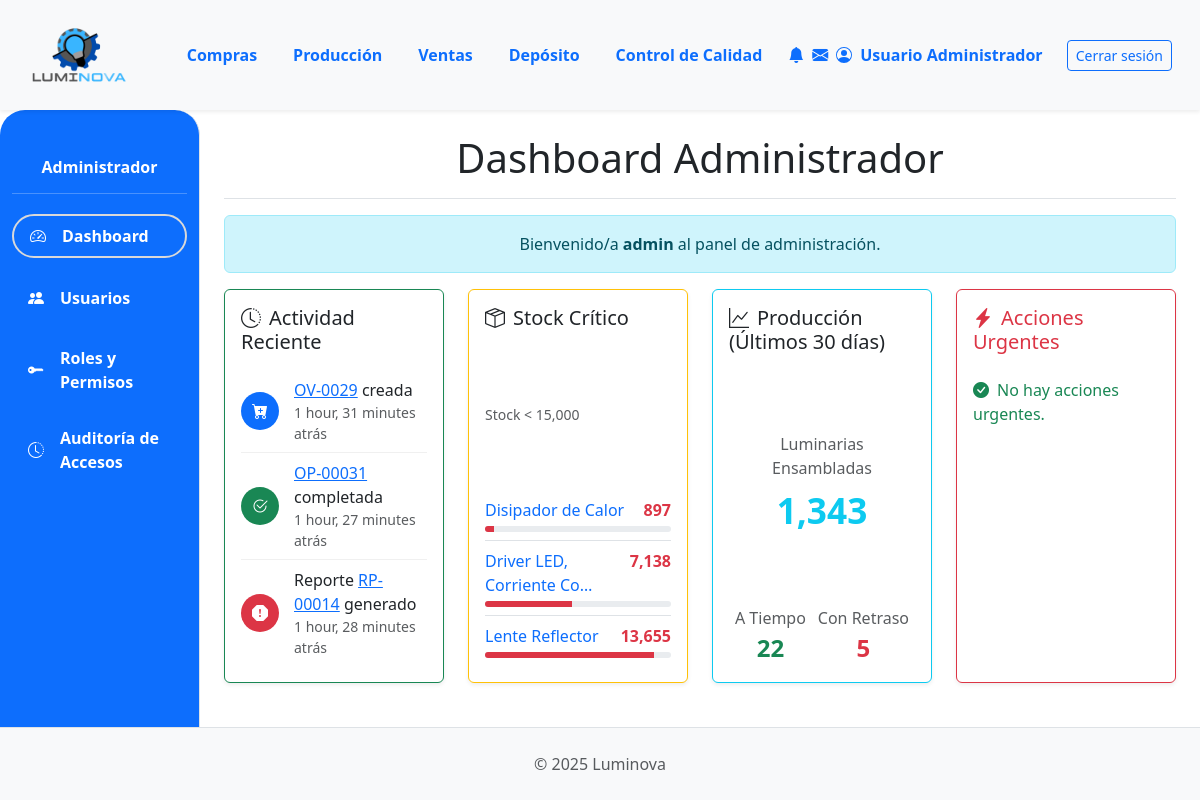
Page /dashboard/ (signed in) on the earlier database version.
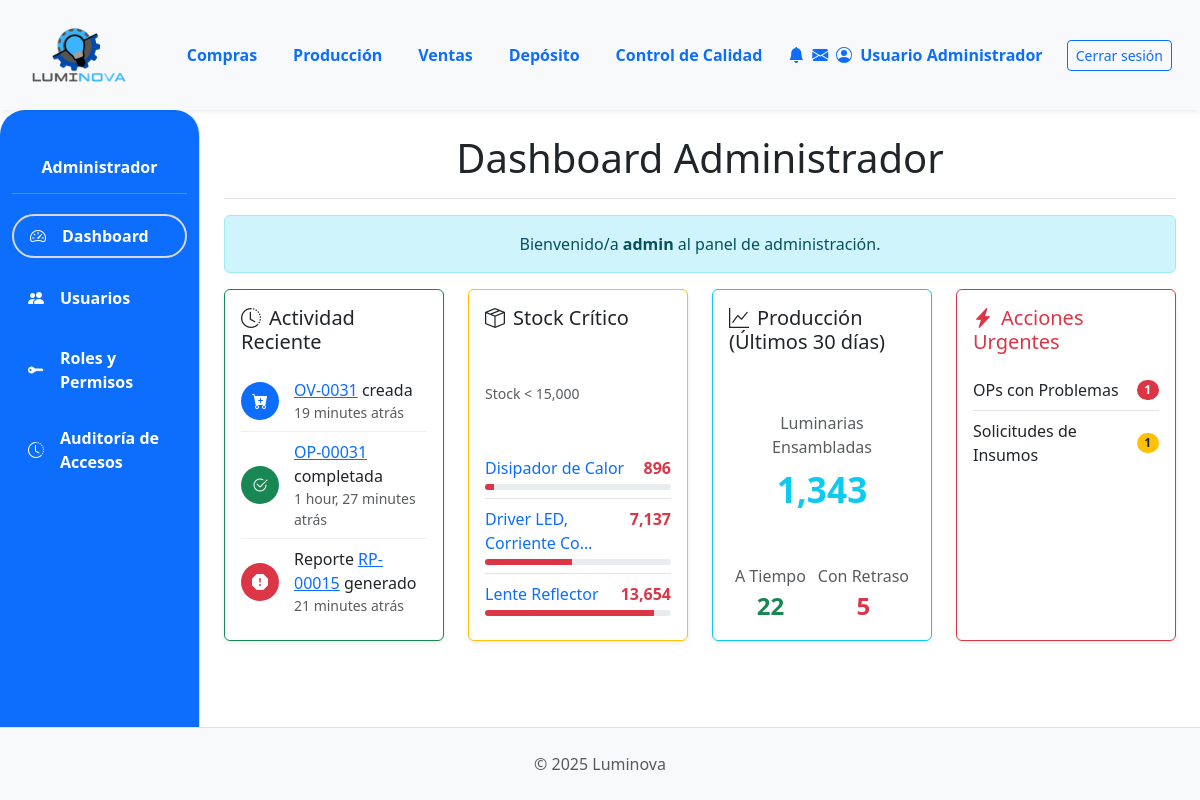
Same page on the later database version.
### App_LUMINOVA/models.py (models this page shows, shortened)
class OrdenVenta(models.Model):  # NUEVO: Específico para Ventas
    ESTADO_CHOICES = [
        ("PENDIENTE", "Pendiente Confirmación"),
        ("CONFIRMADA", "Confirmada (Esperando Producción)"),
        ("INSUMOS_SOLICITADOS", "Insumos Solicitados"),
        ("PRODUCCION_INICIADA", "Producción Iniciada"),
        ("PRODUCCION_CON_PROBLEMAS", "Producción con Problemas"),
        ("LISTA_ENTREGA", "Lista para Entrega"),
        ("COMPLETADA", "Completada/Entregada"),
        ("CANCELADA", "Cancelada"),
    ]
    numero_ov = models.CharField(
        max_length=20, unique=True, verbose_name="N° Orden de Venta"
    )
    cliente = models.ForeignKey(
        Cliente, on_delete=models.PROTECT, related_name="ordenes_venta"
    )
    fecha_creacion = models.DateTimeField(default=timezone.now)
    estado = models.CharField(
        max_length=50, choices=ESTADO_CHOICES, default="PENDIENTE"
    )
    total_ov = models.DecimalField(
        max_digits=12, decimal_places=2, default=0.00, verbose_name="Total OV"
    )
    notas = models.TextField(blank=True, null=True)

class Reportes(models.Model):
    orden_produccion_asociada = models.ForeignKey(
        OrdenProduccion,
        on_delete=models.SET_NULL,
        null=True,
        blank=True,
        related_name="reportes_incidencia",
    )
    n_reporte = models.CharField(max_length=20, unique=True)
    fecha = models.DateTimeField(default=timezone.now)
    tipo_problema = models.CharField(max_length=100)
    informe_reporte = models.TextField(
        blank=True, null=True
    )  # O descripcion_problema si lo renombraste aquí
    reportado_por = models.ForeignKey(
        User,
        on_delete=models.SET_NULL,  # Decide qué hacer si el usuario se elimina
        null=True,
        blank=True,
        related_name="reportes_creados",
    )
    sector_reporta = models.ForeignKey(
        SectorAsignado,
        on_delete=models.SET_NULL,  # Decide qué hacer si el sector se elimina
        null=True,
        blank=True,
        related_name="reportes_originados_aqui",
    )

class Insumo(models.Model):
    descripcion = models.CharField(max_length=255)
    categoria = models.ForeignKey(
        CategoriaInsumo, on_delete=models.PROTECT, related_name="insumos"
    )
    fabricante = models.CharField(max_length=100, blank=True)
    fabricante = models.ForeignKey(
        Fabricante,
        on_delete=models.SET_NULL,  # O models.PROTECT si no quieres que se borre el insumo si se borra el fabricante
        null=True,
        blank=True,  # Permite insumos sin fabricante asignado o si es desconocido
        related_name="insumos_fabricados",
    )
    imagen = models.ImageField(null=True, blank=True, upload_to="insumos/")
    stock = models.IntegerField(default=0)
    cantidad_en_pedido = models.PositiveIntegerField(
    default=0,
    verbose_name="Cantidad en Pedido",
    blank=True,
    null=True # PERMITIR NULL EN LA BASE DE DATOS
)

### App_LUMINOVA/views.py (the view)
# urls.py: path('dashboard/', dashboard_view, name='dashboard'),
@login_required
def dashboard_view(request):
    estados_problematicos_op = ['Producción con Problemas', 'Pausada']
    ops_con_problemas = OrdenProduccion.objects.filter(estado_op__nombre__in=estados_problematicos_op).count()
    solicitudes_insumos_pendientes = OrdenProduccion.objects.filter(estado_op__nombre__iexact='Insumos Solicitados').count()
    ocs_para_aprobar = Orden.objects.filter(tipo='compra', estado='BORRADOR').count()
    UMBRAL_STOCK_BAJO = 15000
    insumos_criticos_query = Insumo.objects.filter(stock__lt=UMBRAL_STOCK_BAJO).order_by('stock')[:5]
    insumos_criticos_con_porcentaje = []
    for insumo in insumos_criticos_query:
        porcentaje_stock = int((insumo.stock / UMBRAL_STOCK_BAJO) * 100) if UMBRAL_STOCK_BAJO > 0 else 0
        insumos_criticos_con_porcentaje.append({
            'insumo': insumo,
            'porcentaje_stock': min(100, porcentaje_stock)
        })
    hace_30_dias = timezone.now() - timedelta(days=30)
    ops_completadas_recientemente = OrdenProduccion.objects.filter(
        estado_op__nombre__iexact='Completada',
        fecha_fin_real__gte=hace_30_dias
    )
    total_luminarias_ensambladas = ops_completadas_recientemente.aggregate(total=Sum('cantidad_a_producir'))['total'] or 0
    total_ops_completadas = ops_completadas_recientemente.count()
    ops_a_tiempo = ops_completadas_recientemente.filter(fecha_fin_real__date__lte=F('fecha_fin_planificada')).count()
    ops_con_retraso = total_ops_completadas - ops_a_tiempo
    tasa_cumplimiento = (ops_a_tiempo / total_ops_completadas * 100) if total_ops_completadas > 0 else 0
    try:
        ultima_ov = OrdenVenta.objects.latest('fecha_creacion')
    except OrdenVenta.DoesNotExist:
        ultima_ov = None
    try:
        ultima_op_completada = OrdenProduccion.objects.filter(estado_op__nombre__iexact='Completada').latest('fecha_fin_real')
    except OrdenProduccion.DoesNotExist:
        ultima_op_completada = None
    try:
        ultimo_reporte = Reportes.objects.latest('fecha')
    except Reportes.DoesNotExist:
        ultimo_reporte = None
    context = {
        'ops_con_problemas_count': ops_con_problemas,
        'solicitudes_insumos_pendientes_count': solicitudes_insumos_pendientes,
        'ocs_para_aprobar_count': ocs_para_aprobar,
        'insumos_criticos_list': insumos_criticos_con_porcentaje,
        'umbral_stock_bajo': UMBRAL_STOCK_BAJO,
        'total_luminarias_ensambladas': total_luminarias_ensambladas,
        'ops_a_tiempo': ops_a_tiempo,
        'ops_con_retraso': ops_con_retraso,
        'tasa_cumplimiento': tasa_cumplimiento,
        'ultima_ov': ultima_ov,
        'ultima_op_completada': ultima_op_completada,
        'ultimo_reporte': ultimo_reporte,
    }
    return render(request, 'admin/dashboard.html', context)

### App_LUMINOVA/templates/admin/dashboard.html (shortened to what the changed rows need)
{% extends 'padre.html' %}
{% load humanize %}
{% block content %}
<div class="d-flex justify-content-between flex-wrap flex-md-nowrap align-items-center pb-2 mb-3 border-bottom flex-column">
    <h1 class="h1">Dashboard Administrador</h1>
</div>
<div class="row row-cols-1 row-cols-md-2 row-cols-xl-4 g-4 mb-4">
    <div class="col">
        <div class="card h-100 border-success shadow-sm">
            <div class="card-body">
                <div class="timeline">
                    {% if ultima_ov %}
                    <div class="timeline-item">
                        <div class="timeline-icon bg-primary"><i class="bi bi-cart-plus-fill"></i></div>
                        <div class="flex-grow-1">
                            <a href="{% url 'App_LUMINOVA:ventas_detalle_ov' ultima_ov.id %}">{{ ultima_ov.numero_ov }}</a> creada
                            <small class="d-block text-muted">{{ ultima_ov.fecha_creacion|timesince }} atrás</small>
                        </div>
                    </div>
                    {% endif %}
                     {% if ultimo_reporte %}
                    <div class="timeline-item">
                        <div class="timeline-icon bg-danger"><i class="bi bi-exclamation-octagon-fill"></i></div>
                        <div class="flex-grow-1">
                            Reporte <a href="{% url 'App_LUMINOVA:reportes_produccion' %}">{{ ultimo_reporte.n_reporte }}</a> generado
                            <small class="d-block text-muted">{{ ultimo_reporte.fecha|timesince }} atrás</small>
                        </div>
                    </div>
                    {% endif %}
                </div>
            </div>
        </div>
    </div>
    <div class="col">
        <div class="card h-100 border-warning shadow-sm">
            <div class="card-body">
                <ul class="list-group list-group-flush">
                    {% for item in insumos_criticos_list %}
                    <li class="list-group-item px-0 py-2">
                        <a href="{% url 'App_LUMINOVA:compras_seleccionar_proveedor_para_insumo' item.insumo.id %}" class="text-decoration-none d-block" title="Iniciar compra para {{ item.insumo.descripcion }}">
                            <div class="d-flex justify-content-between">
                                <span>{{ item.insumo.descripcion|truncatechars:25 }}</span>
                                <span class="fw-bold text-danger">{{ item.insumo.stock|intcomma }}</span>
                            </div>
                            <div class="stock-progress-bar mt-1">
                                <div class="stock-progress" style="--stock-percent: {{ item.porcentaje_stock }}%;"></div>
                            </div>
                        </a>
                    </li>
                    {% empty %}
                    <li class="list-group-item px-0 text-success"><i class="bi bi-check-circle-fill"></i> No hay insumos críticos.</li>
                    {% endfor %}
                </ul>
            </div>
        </div>
    </div>
    <div class="col">
        <div class="card h-100 border-danger shadow-sm">
            <div class="card-body d-flex flex-column">
                <div class="list-group list-group-flush">
                    {% if ops_con_problemas_count > 0 %}
                        <a href="{% url 'App_LUMINOVA:produccion_lista_op' %}" class="list-group-item list-group-item-action d-flex justify-content-between align-items-center px-0">
                            OPs con Problemas
                            <span class="badge bg-danger rounded-pill">{{ ops_con_problemas_count }}</span>
                        </a>
                    {% endif %}
                    {% if solicitudes_insumos_pendientes_count > 0 %}
                        <a href="{% url 'App_LUMINOVA:deposito_solicitudes_insumos' %}" class="list-group-item list-group-item-action d-flex justify-content-between align-items-center px-0">
                            Solicitudes de Insumos
                            <span class="badge bg-warning text-dark rounded-pill">{{ solicitudes_insumos_pendientes_count }}</span>
                        </a>
                    {% endif %}
                    {% if ops_con_problemas_count == 0 and solicitudes_insumos_pendientes_count == 0 and ocs_para_aprobar_count == 0 %}
                        <div class="list-group-item text-success px-0">
                            <i class="bi bi-check-circle-fill me-2"></i>No hay acciones urgentes.
                        </div>
                    {% endif %}
                </div>
            </div>
        </div>
    </div>
</div>
{% endblock %}

Differences in the rows shown:
no longer on this page (row unchanged): OrdenVenta: numero_ov "OV-0029", fecha_creacion "1 hour, 31 minutes"
no longer on this page (row unchanged): Reportes: n_reporte "RP-00014", fecha "1 hour, 28 minutes"
added OrdenVenta: numero_ov "OV-0031", fecha_creacion "19 minutes"
added Reportes: n_reporte "RP-00015", fecha "21 minutes"
changed Insumo "Disipador de Calor": insumo.stock "897" → "896"
changed Insumo "Driver LED, Corriente Co…": insumo.stock "7,138" → "7,137"
changed Insumo "Lente Reflector": insumo.stock "13,655" → "13,654"
Other differences:
{{ ops_con_problemas_count }}: (not shown) → "1"
{{ solicitudes_insumos_pendientes_count }}: (not shown) → "1"
text no longer shown: "No hay acciones urgentes."
text now shown: "OPs con Problemas Solicitudes de Insumos"
